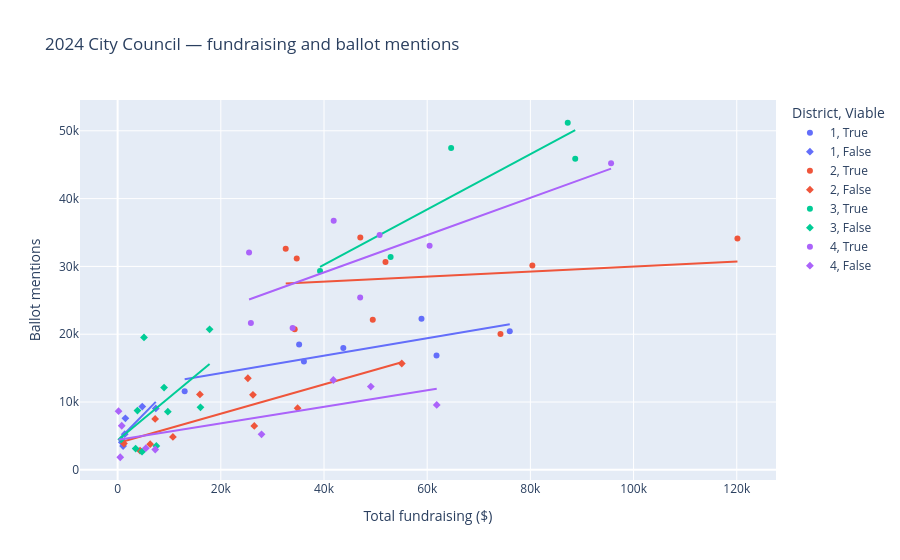

The notebook cell saved with this chart:
### Markdown cell above
## 5. Interactive candidate explorer: fundraising and mentions

The regression result above uses **raw fundraising**. This figure therefore
keeps raw dollars on the x-axis and adds the same simple OLS trendline.

Hover over a point to identify the candidate.

### Code cell
plot_data = analysis.dropna(
    subset=["fundraising", "mentions"]
).copy()

plot_data["district"] = (
    plot_data["district"]
    .astype(str)
)

fig = px.scatter(
    plot_data,
    x="fundraising",
    y="mentions",
    color="district",
    symbol="is_viable",
    hover_name="canonical_candidate",
    hover_data={
        "fundraising": ":$,.0f",
        "mentions": ":,.0f",
        "first_place_votes": ":,.0f",
        "contribution_count": ":,.0f",
        "is_viable": True,
    },
    trendline="ols",
    labels={
        "fundraising": "Total fundraising ($)",
        "mentions": "Ballot mentions",
        "district": "District",
        "is_viable": "Viable",
    },
    title="2024 City Council — fundraising and ballot mentions",
)

fig.show()

### Figure 1 — Plotly figure (JSON) as saved in the notebook; plotly's stock layout.template omitted (floating-point values rounded to 4 significant figures)
{"data": [{"customdata": [[3550, 1260, true], [3975, 963, true], [5586, 517, true], [4052, 416, true], [5064, 1055, true], [3894, 1975, true], [8297, 1494, true]], "hovertemplate": "<b>%{hovertext}</b><br><br>District=1<br>Viable=%{customdata[2]}<br>Total fundraising ($)=%{x:$,.0f}<br>Ballot mentions=%{y:,.0f}<br>first_place_votes=%{customdata[0]:,.0f}<br>contribution_count=%{customdata[1]:,.0f}<extra></extra>", "hovertext": ["Timur Ender", "Terrence Hayes", "Loretta Smith", "Noah Ernst", "Jamie Dunphy", "Steph Routh", "Candace Avalos"], "legendgroup": "1, True", "marker": {"color": "#636efa", "symbol": "circle"}, "mode": "markers", "name": "1, True", "orientation": "v", "showlegend": true, "type": "scatter", "x": [61810.0, 36110.0, 43740.0, 12990.0, 35170.0, 76010.0, 58890.0], "xaxis": "x", "y": [16860.0, 15970.0, 17980.0, 11610.0, 18470.0, 20440.0, 22270.0], "yaxis": "y"}, {"hovertemplate": "<b>OLS trendline</b><br>mentions = 0.12846 * fundraising + 11696.7<br>R<sup>2</sup>=0.619968<br><br>District=1<br>Viable=True<br>Total fundraising ($)=%{x:$,.0f}<br>Ballot mentions=%{y:,.0f} <b>(trend)</b><extra></extra>", "legendgroup": "1, True", "marker": {"color": "#636efa", "symbol": "circle"}, "mode": "lines", "name": "1, True", "showlegend": false, "type": "scatter", "x": [12990.0, 35170.0, 36110.0, 43740.0, 58890.0, 61810.0, 76010.0], "xaxis": "x", "y": [13370.0, 16220.0, 16340.0, 17320.0, 19260.0, 19640.0, 21460.0], "yaxis": "y"}, {"customdata": [[720, 54, false], [1698, 13, false], [355, 11, false], [711, 313, false], [385, 21, false], [1111, 130, false]], "hovertemplate": "<b>%{hovertext}</b><br><br>District=1<br>Viable=%{customdata[2]}<br>Total fundraising ($)=%{x:$,.0f}<br>Ballot mentions=%{y:,.0f}<br>first_place_votes=%{customdata[0]:,.0f}<br>contribution_count=%{customdata[1]:,.0f}<extra></extra>", "hovertext": ["Deian Salazar", "Doug Clove", "Joe Furi", "Cayle Tern", "Thomas Shervey", "David Linn"], "legendgroup": "1, False", "marker": {"color": "#636efa", "symbol": "diamond"}, "mode": "markers", "name": "1, False", "orientation": "v", "showlegend": true, "type": "scatter", "x": [1380.0, 1505.0, 814.0, 7395.0, 1060.0, 4777.0], "xaxis": "x", "y": [5262.0, 7593.0, 4070.0, 9061.0, 3507.0, 9324.0], "yaxis": "y"}, {"hovertemplate": "<b>OLS trendline</b><br>mentions = 0.777111 * fundraising + 4276.63<br>R<sup>2</sup>=0.670964<br><br>District=1<br>Viable=False<br>Total fundraising ($)=%{x:$,.0f}<br>Ballot mentions=%{y:,.0f} <b>(trend)</b><extra></extra>", "legendgroup": "1, False", "marker": {"color": "#636efa", "symbol": "diamond"}, "mode": "lines", "name": "1, False", "showlegend": false, "type": "scatter", "x": [814.0, 1060.0, 1380.0, 1505.0, 4777.0, 7395.0], "xaxis": "x", "y": [4909.0, 5100.0, 5349.0, 5446.0, 7989.0, 10020.0], "yaxis": "y"}, {"customdata": [[3997, 1090, true], [5462, 1649, true], [12447, 615, true], [2287, 1112, true], [9924, 1176, true], [12047, 1151, true], [3404, 717, true], [7218, 853, true], [6838, 720, true]], "hovertemplate": "<b>%{hovertext}</b><br><br>District=2<br>Viable=%{customdata[2]}<br>Total fundraising ($)=%{x:$,.0f}<br>Ballot mentions=%{y:,.0f}<br>first_place_votes=%{customdata[0]:,.0f}<br>contribution_count=%{customdata[1]:,.0f}<extra></extra>", "hovertext": ["Marnie Glickman", "Nat West", "Elana Pirtle-Guiney", "Mariah Hudson", "Sameer Kanal", "Dan Ryan", "Jonathan Tasini", "Tiffani Penson", "Michelle DePass"], "legendgroup": "2, True", "marker": {"color": "#EF553B", "symbol": "circle"}, "mode": "markers", "name": "2, True", "orientation": "v", "showlegend": true, "type": "scatter", "x": [34320.0, 51920.0, 47040.0, 74200.0, 34710.0, 120100.0, 49450.0, 80380.0, 32580.0], "xaxis": "x", "y": [20720.0, 30670.0, 34270.0, 20050.0, 31170.0, 34120.0, 22140.0, 30150.0, 32610.0], "yaxis": "y"}, {"hovertemplate": "<b>OLS trendline</b><br>mentions = 0.0370619 * fundraising + 26271<br>R<sup>2</sup>=0.033766<br><br>District=2<br>Viable=True<br>Total fundraising ($)=%{x:$,.0f}<br>Ballot mentions=%{y:,.0f} <b>(trend)</b><extra></extra>", "legendgroup": "2, True", "marker": {"color": "#EF553B", "symbol": "circle"}, "mode": "lines", "name": "2, True", "showlegend": false, "type": "scatter", "x": [32580.0, 34320.0, 34710.0, 47040.0, 49450.0, 51920.0, 74200.0, 80380.0, 120100.0], "xaxis": "x", "y": [27480.0, 27540.0, 27560.0, 28010.0, 28100.0, 28200.0, 29020.0, 29250.0, 30720.0], "yaxis": "y"}, {"customdata": [[1233, 389, false], [304, 70, false], [1228, 460, false], [707, 318, false], [1476, 426, false], [1646, 663, false], [1114, 418, false], [759, 11, false], [834, 1111, false], [2520, 424, false], [656, 81, false]], "hovertemplate": "<b>%{hovertext}</b><br><br>District=2<br>Viable=%{customdata[2]}<br>Total fundraising ($)=%{x:$,.0f}<br>Ballot mentions=%{y:,.0f}<br>first_place_votes=%{customdata[0]:,.0f}<br>contribution_count=%{customdata[1]:,.0f}<extra></extra>", "hovertext": ["Chris Olson", "Sam Sachs", "Debbie Kitchin", "Laura Streib", "James Armstrong", "Michael (Mike) Marshall", "Jennifer Park", "Will Mespelt", "Nabil Zaghloul", "Bob Simril", "Reuben Berlin"], "legendgroup": "2, False", "marker": {"color": "#EF553B", "symbol": "diamond"}, "mode": "markers", "name": "2, False", "orientation": "v", "showlegend": true, "type": "scatter", "x": [7272.0, 4349.0, 34880.0, 10720.0, 25250.0, 55070.0, 15950.0, 1215.0, 26480.0, 26230.0, 6310.0], "xaxis": "x", "y": [7509.0, 2824.0, 9088.0, 4848.0, 13500.0, 15680.0, 11120.0, 3884.0, 6482.0, 11060.0, 3784.0], "yaxis": "y"}, {"hovertemplate": "<b>OLS trendline</b><br>mentions = 0.216291 * fundraising + 3960.35<br>R<sup>2</sup>=0.665016<br><br>District=2<br>Viable=False<br>Total fundraising ($)=%{x:$,.0f}<br>Ballot mentions=%{y:,.0f} <b>(trend)</b><extra></extra>", "legendgroup": "2, False", "marker": {"color": "#EF553B", "symbol": "diamond"}, "mode": "lines", "name": "2, False", "showlegend": false, "type": "scatter", "x": [1215.0, 4349.0, 6310.0, 7272.0, 10720.0, 15950.0, 25250.0, 26230.0, 26480.0, 34880.0, 55070.0], "xaxis": "x", "y": [4223.0, 4901.0, 5325.0, 5533.0, 6279.0, 7410.0, 9421.0, 9634.0, 9689.0, 11510.0, 15870.0], "yaxis": "y"}, {"customdata": [[16399, 2187, true], [20457, 1193, true], [16320, 2848, true], [3860, 1244, true], [3951, 524, true]], "hovertemplate": "<b>%{hovertext}</b><br><br>District=3<br>Viable=%{customdata[2]}<br>Total fundraising ($)=%{x:$,.0f}<br>Ballot mentions=%{y:,.0f}<br>first_place_votes=%{customdata[0]:,.0f}<br>contribution_count=%{customdata[1]:,.0f}<extra></extra>", "hovertext": ["Angelita Morillo", "Steve Novick", "Tiffany Koyama Lane", "Jesse Cornett", "Rex Burkholder"], "legendgroup": "3, True", "marker": {"color": "#00cc96", "symbol": "circle"}, "mode": "markers", "name": "3, True", "orientation": "v", "showlegend": true, "type": "scatter", "x": [64640.0, 87240.0, 88690.0, 52910.0, 39230.0], "xaxis": "x", "y": [47480.0, 51190.0, 45880.0, 31390.0, 29340.0], "yaxis": "y"}, {"hovertemplate": "<b>OLS trendline</b><br>mentions = 0.407777 * fundraising + 13919.2<br>R<sup>2</sup>=0.774862<br><br>District=3<br>Viable=True<br>Total fundraising ($)=%{x:$,.0f}<br>Ballot mentions=%{y:,.0f} <b>(trend)</b><extra></extra>", "legendgroup": "3, True", "marker": {"color": "#00cc96", "symbol": "circle"}, "mode": "lines", "name": "3, True", "showlegend": false, "type": "scatter", "x": [39230.0, 52910.0, 64640.0, 87240.0, 88690.0], "xaxis": "x", "y": [29920.0, 35500.0, 40280.0, 49490.0, 50080.0], "yaxis": "y"}, {"customdata": [[709, 454, false], [2786, 372, false], [548, 473, false], [1242, 442, false], [1322, 97, false], [225, 66, false], [330, 40, false], [219, 238, false], [755, 6, false], [1551, 47, false]], "hovertemplate": "<b>%{hovertext}</b><br><br>District=3<br>Viable=%{customdata[2]}<br>Total fundraising ($)=%{x:$,.0f}<br>Ballot mentions=%{y:,.0f}<br>first_place_votes=%{customdata[0]:,.0f}<br>contribution_count=%{customdata[1]:,.0f}<extra></extra>", "hovertext": ["Ahlam K Osman", "Harrison Kass", "Luke Zak", "Chris Flanary", "Jonathan (Jon) Walker", "Kelly Janes (KJ)", "Dan Gilk", "Theo Hathaway Saner", "Matthew (Matt) Anderson", "Philippe Knab"], "legendgroup": "3, False", "marker": {"color": "#00cc96", "symbol": "diamond"}, "mode": "markers", "name": "3, False", "orientation": "v", "showlegend": true, "type": "scatter", "x": [9002.0, 16060.0, 9731.0, 17830.0, 3842.0, 4730.0, 3490.0, 7505.0, 710.0, 5115.0], "xaxis": "x", "y": [12130.0, 9223.0, 8581.0, 20730.0, 8736.0, 2684.0, 3130.0, 3525.0, 4506.0, 19530.0], "yaxis": "y"}, {"hovertemplate": "<b>OLS trendline</b><br>mentions = 0.629983 * fundraising + 4363.2<br>R<sup>2</sup>=0.285618<br><br>District=3<br>Viable=False<br>Total fundraising ($)=%{x:$,.0f}<br>Ballot mentions=%{y:,.0f} <b>(trend)</b><extra></extra>", "legendgroup": "3, False", "marker": {"color": "#00cc96", "symbol": "diamond"}, "mode": "lines", "name": "3, False", "showlegend": false, "type": "scatter", "x": [710.0, 3490.0, 3842.0, 4730.0, 5115.0, 7505.0, 9002.0, 9731.0, 16060.0, 17830.0], "xaxis": "x", "y": [4810.0, 6562.0, 6784.0, 7343.0, 7586.0, 9091.0, 10030.0, 10490.0, 14480.0, 15590.0], "yaxis": "y"}, {"customdata": [[10387, 1568, true], [8123, 940, true], [4757, 962, true], [8005, 522, true], [4415, 1017, true], [3749, 553, true], [3891, 473, true], [19138, 1172, true]], "hovertemplate": "<b>%{hovertext}</b><br><br>District=4<br>Viable=%{customdata[2]}<br>Total fundraising ($)=%{x:$,.0f}<br>Ballot mentions=%{y:,.0f}<br>first_place_votes=%{customdata[0]:,.0f}<br>contribution_count=%{customdata[1]:,.0f}<extra></extra>", "hovertext": ["Mitch Green", "Eli Arnold", "Chad Lykins", "Eric Zimmerman", "Sarah Silkie", "Lisa Freeman", "Bob Weinstein", "Olivia Clark"], "legendgroup": "4, True", "marker": {"color": "#ab63fa", "symbol": "circle"}, "mode": "markers", "name": "4, True", "orientation": "v", "showlegend": true, "type": "scatter", "x": [60460.0, 50780.0, 47010.0, 41880.0, 25480.0, 25830.0, 33920.0, 95640.0], "xaxis": "x", "y": [33040.0, 34640.0, 25420.0, 36730.0, 32040.0, 21640.0, 20930.0, 45200.0], "yaxis": "y"}, {"hovertemplate": "<b>OLS trendline</b><br>mentions = 0.275191 * fundraising + 18101.1<br>R<sup>2</sup>=0.587457<br><br>District=4<br>Viable=True<br>Total fundraising ($)=%{x:$,.0f}<br>Ballot mentions=%{y:,.0f} <b>(trend)</b><extra></extra>", "legendgroup": "4, True", "marker": {"color": "#ab63fa", "symbol": "circle"}, "mode": "lines", "name": "4, True", "showlegend": false, "type": "scatter", "x": [25480.0, 25830.0, 33920.0, 41880.0, 47010.0, 50780.0, 60460.0, 95640.0], "xaxis": "x", "y": [25110.0, 25210.0, 27440.0, 29630.0, 31040.0, 32070.0, 34740.0, 44420.0], "yaxis": "y"}, {"customdata": [[315, 131, false], [578, 1021, false], [230, 29, false], [1355, 3, false], [1092, 830, false], [301, 589, false], [2004, 554, false], [1052, 11, false], [1694, 662, false]], "hovertemplate": "<b>%{hovertext}</b><br><br>District=4<br>Viable=%{customdata[2]}<br>Total fundraising ($)=%{x:$,.0f}<br>Ballot mentions=%{y:,.0f}<br>first_place_votes=%{customdata[0]:,.0f}<br>contribution_count=%{customdata[1]:,.0f}<extra></extra>", "hovertext": ["Mike DiNapoli", "Moses Ross", "Michael Trimble", "Andra Vltavín", "Stanley Penkin", "Chris Henry", "Tony Morse", "John Toran", "Ben Hufford"], "legendgroup": "4, False", "marker": {"color": "#ab63fa", "symbol": "diamond"}, "mode": "markers", "name": "4, False", "orientation": "v", "showlegend": true, "type": "scatter", "x": [7289.0, 27900.0, 509.0, 800.0, 61850.0, 5474.0, 41810.0, 180.0, 49070.0], "xaxis": "x", "y": [3001.0, 5238.0, 1856.0, 6504.0, 9570.0, 3199.0, 13250.0, 8652.0, 12280.0], "yaxis": "y"}, {"hovertemplate": "<b>OLS trendline</b><br>mentions = 0.122282 * fundraising + 4412.29<br>R<sup>2</sup>=0.506927<br><br>District=4<br>Viable=False<br>Total fundraising ($)=%{x:$,.0f}<br>Ballot mentions=%{y:,.0f} <b>(trend)</b><extra></extra>", "legendgroup": "4, False", "marker": {"color": "#ab63fa", "symbol": "diamond"}, "mode": "lines", "name": "4, False", "showlegend": false, "type": "scatter", "x": [180.0, 509.0, 800.0, 5474.0, 7289.0, 27900.0, 41810.0, 49070.0, 61850.0], "xaxis": "x", "y": [4434.0, 4475.0, 4510.0, 5082.0, 5304.0, 7824.0, 9525.0, 10410.0, 11980.0], "yaxis": "y"}], "layout": {"legend": {"title": {"text": "District, Viable"}, "tracegroupgap": 0}, "title": {"text": "2024 City Council — fundraising and ballot mentions"}, "xaxis": {"anchor": "y", "domain": [0, 1], "title": {"text": "Total fundraising ($)"}}, "yaxis": {"anchor": "x", "domain": [0, 1], "title": {"text": "Ballot mentions"}}}}
